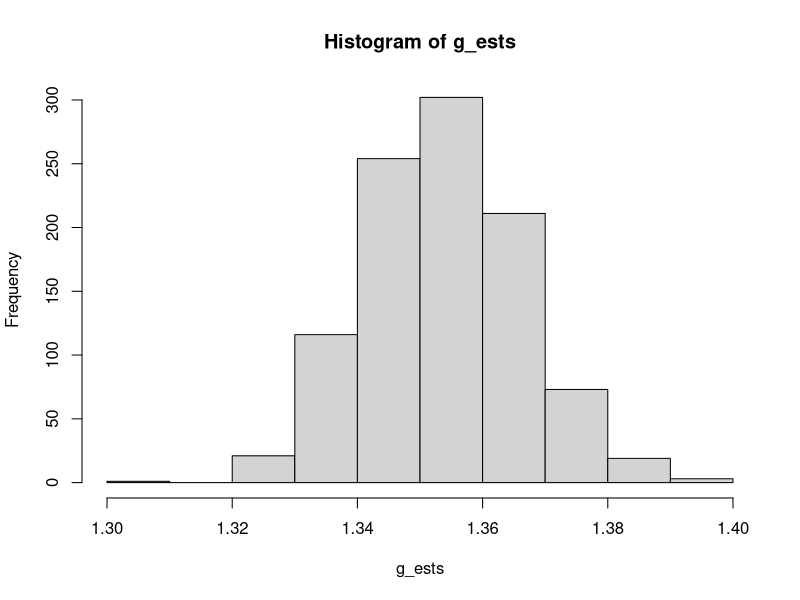

R code for this plot:
## ---- chunk 1
knitr::opts_chunk$set(echo = TRUE)
## ---- chunk 2

Tbar <- rnorm(1000,mean = 5.4, sd = 0.024)
g_ests <- (4*pi^2)/(Tbar^2)

hist(g_ests)
mean(g_ests)
sd(g_ests)
